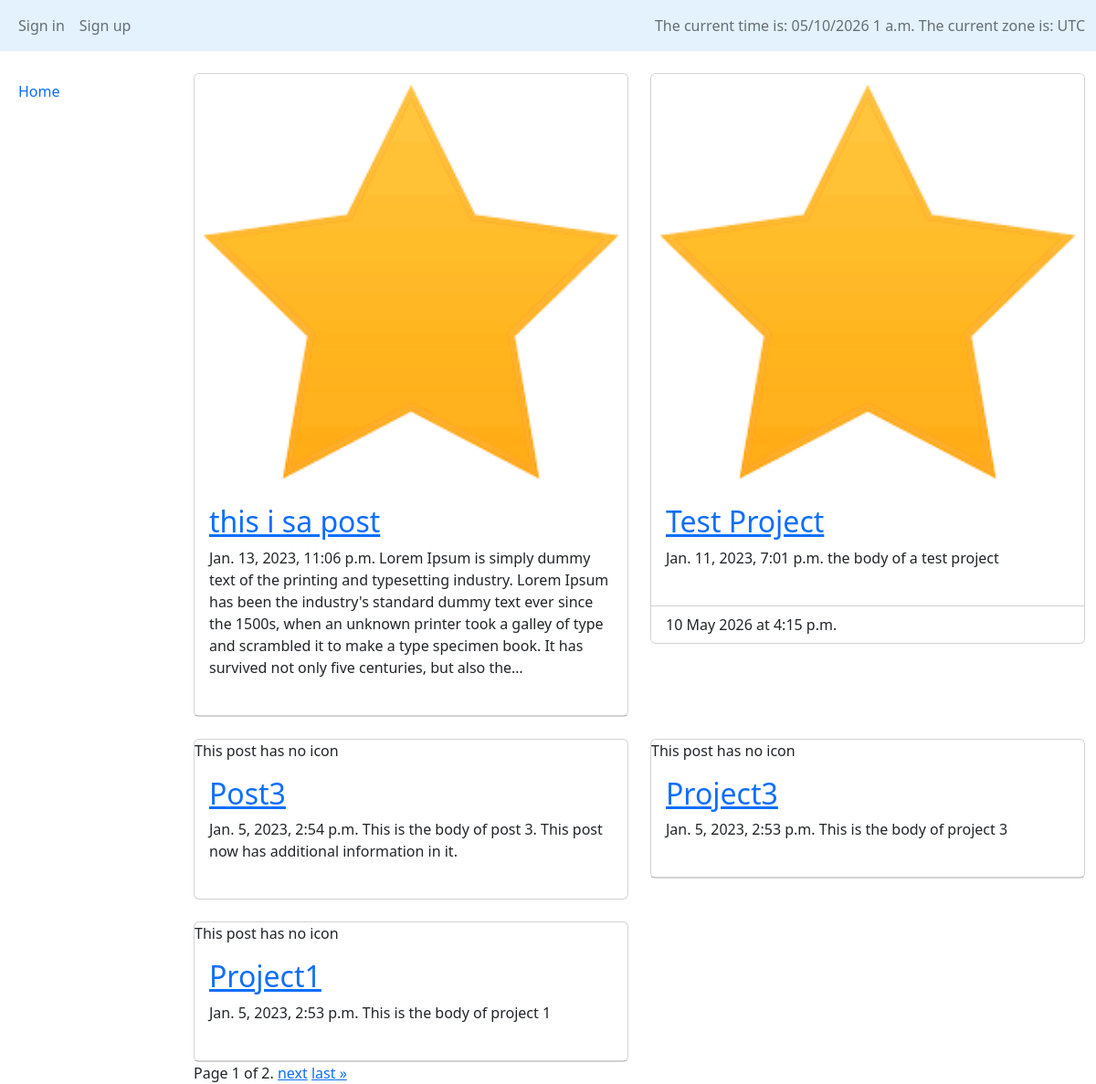
Screenshot of /Forum/ with the database file from the repository.
### Forum/models.py (models this page shows, shortened)
class Post(models.Model):
    title = models.CharField(max_length=150)
    body = models.TextField(null=False, blank=False)
    timestamp = models.DateTimeField(auto_now_add=True, blank=True, null=True)
    is_project = models.BooleanField(default=False, null=False, blank=False, verbose_name="Make this a project")
    author = models.ForeignKey(Profile, on_delete=models.SET_NULL, null=True, related_name='written_posts')
    organization = models.ForeignKey(Organization, on_delete=models.CASCADE, null=True, related_name='our_posts')
    @property
    def get_icon(self):
        all_icons = self.related_images.filter(is_icon = True)
        if all_icons.exists():
            return all_icons[random.randrange(len(all_icons))]
        else:
            return False

class PostImage(models.Model):
    image = models.ImageField(upload_to='post_images', default='default.png', blank=False)
    name = models.CharField(max_length=100, default="image")
    is_icon = models.BooleanField(default=False, null=False, blank=False, verbose_name="Make icon of post/project")
    post = models.ForeignKey(Post, on_delete=models.CASCADE, related_name='related_images')

class Event(models.Model):
    date = models.DateField(default=timezone.now, null=True, blank=True, validators=[MinValueValidator(timezone.now().date(), "valid values are not in the past")])
    time = models.TimeField(default=timezone.now, null=True, blank=True)
    open = models.BooleanField(default=True, null=False, blank=False)
    post = models.ForeignKey(Post, on_delete=models.CASCADE, related_name='project_times')
    @property
    def datetime(self):
        this_datetime = datetime.combine(self.date, self.time, timezone.utc)
        local_time = this_datetime.astimezone(timezone.get_current_timezone())
        date_str = format_date(local_time.date(), "j N Y")
        time_str = format_time(local_time.time(), 'g:i a')
        return f"{date_str} at {time_str}"

### Forum/views.py (the view)
# urls.py: path("",  views.PostListView.as_view(), name="index"),
class PostListView(ListView):
    template_name = "Forum/main_pages/index.html"
    model = Post
    context_object_name = 'post_list'
    paginate_by = PAGINATE_NO
    def get_queryset(self, *args, **kwargs):
        queryset = super(PostListView, self).get_queryset(*args, **kwargs)
        queryset = queryset.order_by("-timestamp")
        for post_entry in queryset:
            if post_entry.is_project:
                project_events = Event.objects.filter(post = post_entry)
                for event in project_events:
                    if event.date < timezone.now().date():
                        event_bids = event.bids.all()
                        for bid in event_bids:
                            bid.status = "CP"
                            bid.save()
                        event.open = False
                        event.save()
        return queryset

### Forum/templates/Forum/main_pages/index.html (shortened to what this page needs)
{% extends "Forum/layouts/sidebar_layout.html" %}
{% load tz %}
{% block body %}
    <div class="row row-cols-1 row-cols-md-2 g-4">
        {% for post in post_list %}
            <div class="col">
                <div class="card">
                    {% if post.get_icon %}
                        <img src="{{ post.get_icon.image.url }}" alt="{{ post.get_icon.name }}" class="card-img-top">
                    {% else %}
                        This post has no icon
                    {% endif %}
                    <div class="card-body">
                    <h2 class="card-title"> <a href="{% url 'detail_view' pk=post.pk %}">{{ post.title }}</a> </h2>
                    {{ post.timestamp }}
                    {{ post.body|truncatechars:300 }}
                    </div>
                    <br>
                    {% if post.is_project %}
                        <ul class="list-group list-group-flush">
                        {% for event in post.project_times.all %}
                            {% if event.open %}
                                <li class="list-group-item">{{ event.datetime }}</li>
                            {% endif %}
                        {% endfor %}
                        </ul>
                    {% endif %}
                </div>
            </div>
        {% empty %}
                <p> Apologies, no posts were retrieved </p>
        {% endfor %}
    </div>
{% endblock %}

### rows the page displays
Post: get_icon.image (picture), title "this i sa post", timestamp "Jan. 13, 2023, 11:06 p.m.", body "Lorem Ipsum is simply dummy text of the printing and typesetting industry. Lorem Ipsum has been the industry's standard dummy text ever since the 1500s, when an unknown printer took a galley of type and scrambled it to make a type specimen book. It has survived not only five centuries, but also the…", is_project True (drawn)
Post: get_icon.image (picture), title "Test Project", timestamp "Jan. 11, 2023, 7:01 p.m.", body "the body of a test project"
Event: datetime "10 May 2026 at 4:15 p.m."
Post: shows "This post has no icon", title "Post3", timestamp "Jan. 5, 2023, 2:54 p.m.", body "This is the body of post 3. This post now has additional information in it."
Post: shows "This post has no icon", title "Project3", timestamp "Jan. 5, 2023, 2:53 p.m.", body "This is the body of project 3", is_project True (drawn)
Post: shows "This post has no icon", title "Project1", timestamp "Jan. 5, 2023, 2:53 p.m.", body "This is the body of project 1", is_project True (drawn)

### other values shown
{{ TIME_ZONE }} "UTC"
{{ page_obj.number }} "1"
{{ page_obj.paginator.num_pages }} "2"
